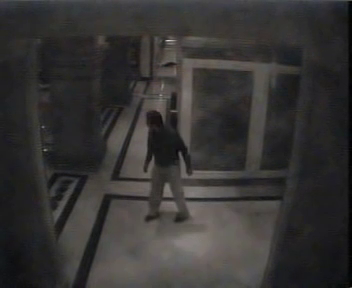
#> input picture frame 25 of videoplayback.mp4, 352 x 288 px
$ python vid.py   (older library calls are emulated)
#> lines starting #> are read from the running program, lines starting #| are printed output that depends on the picture; after the words box and inside, x2 and y2 are one past the last pixel; in counts of white or black regions, pixels touching at a corner belong together
import sys
import cv2
import call
import mailSend
import alert

import numpy as np
class Cctv:

    print("start")

    def __init__(self):
        Cctv.execute()
    def execute():
        cap = cv2.VideoCapture('videoplayback.mp4')
       # cap = cv2.VideoCapture('3.mp4')
        #cap = cv2.VideoCapture('ManWithDog.mp4')

        print("1")
        ret, frame1 = cap.read()
#> frame1 is the input picture: shape (288, 352, 3); mean B, G, R 51.3, 52.2, 53.9
        print("2")
        ret, frame2 = cap.read()
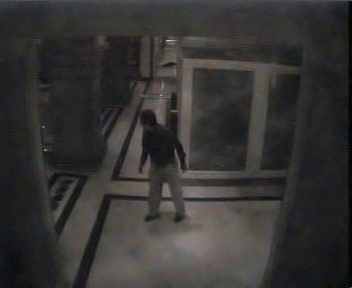
#> input picture frame 26 of videoplayback.mp4, 352 x 288 px
#> frame2 is the input picture: shape (288, 352, 3); mean B, G, R 51.1, 52.1, 53.7
        print("3")
        count = 0
        i=0
        try:
            while cap.isOpened():
                #print("4")
                diff = cv2.absdiff(frame1, frame2)
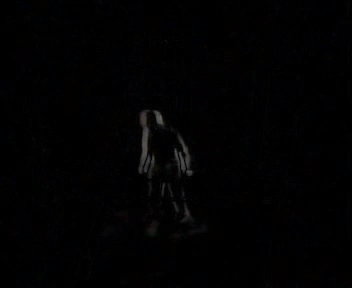
#> diff: shape (288, 352, 3); mean B, G, R 1.9, 1.5, 1.6
                # [4 lines of commented-out code are left out]

                gray = cv2.cvtColor(diff, cv2.COLOR_BGR2GRAY)
                blur = cv2.GaussianBlur(gray, (5,5), 0)
                _, thresh = cv2.threshold(blur, 20,255,cv2.THRESH_BINARY)
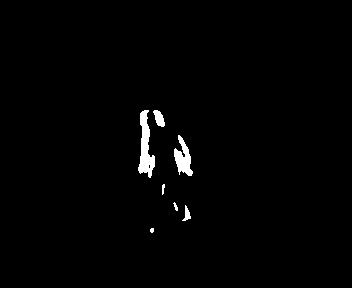
#> thresh: shape (288, 352); 1.3% white; 7 white regions (1 under 20 px), largest, box (x1, y1, x2, y2) and area: (138, 110, 155, 178) 610, (174, 135, 193, 176) 411, (153, 110, 165, 127) 127, (182, 205, 191, 221) 67, (162, 184, 165, 195) 24, (173, 202, 178, 211) 23
                dilated = cv2.dilate(thresh,None,iterations=3)
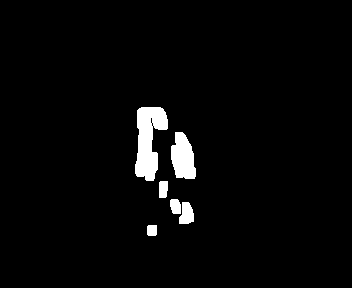
#> dilated: shape (288, 352); 3% white; 6 white regions
                contours, _ = cv2.findContours(dilated, cv2.RETR_TREE, cv2.CHAIN_APPROX_SIMPLE)
#> contours = 8 contours, 2 with area under 20; largest, box (x1, y1, x2, y2) and area: (135, 107, 168, 181) 1437, (171, 132, 196, 179) 814, (179, 202, 194, 224) 222, (170, 199, 181, 214) 122, (159, 181, 168, 198) 120, (147, 225, 157, 236) 88

                for contour in contours:
                    (x, y, w, h) = cv2.boundingRect(contour)

                    if cv2.contourArea(contour) < 700:
                        continue

                    cv2.rectangle(frame1, (x, y), (x+w, y+h), (0, 255, 0), 2)
                    cv2.putText(frame1, "Status: {}".format('Movement'), (10, 20), cv2.FONT_HERSHEY_SIMPLEX,
                                  1, (0, 0, 255), 3)
                    count = count+1
                    if(count == 50):
                        print(count)
                        cv2.imwrite('img'+str(i)+'.jpg',frame1)
                        #mailSend.mSend()
                        #call.calling()
                        alert.makeAlert()

                        i +=1
                        break
#> this loop made 8 passes
#> (x, y, w, h) on passes 1, 2, 3, 4, 7, 8: (147, 225, 10, 11), (179, 202, 15, 22), (170, 199, 11, 15), (159, 181, 9, 17), (151, 122, 3, 5), (150, 117, 3, 7)
#> (x, y, w, h, count) on passes 5 to 6: (171, 132, 25, 47, 1), (135, 107, 33, 74, 2)
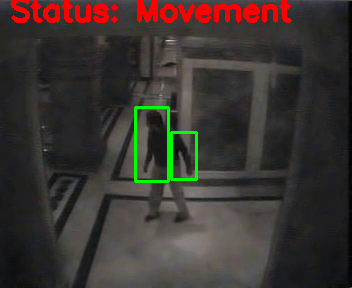
#> frame1: shape (288, 352, 3); 4.11% of pixels changed, all inside (x1, y1, x2, y2) = (11, 0, 292, 183)
#> after the loop, count = 2; i = 0
                    #print(count)

                # cv2.drawContours(frame1, contours, -1, (0, 255, 0), 2)

                cv2.imshow("feed", frame1)
                frame1 = frame2
                ret, frame2 = cap.read()
                if cv2.waitKey(20) == 27:
                    # cv2.destroyAllWindows()
                    # exit()
#> (key Esc is pressed here)
                    print("vijay")
                    break


            cv2.destroyAllWindows()
            print("last")
            cap.release()
        except:
            cv2.destroyAllWindows()
            print("last")
            cap.release()
            #print("error")

           # print("end")
obj = Cctv()

$ run again, starting later in the video
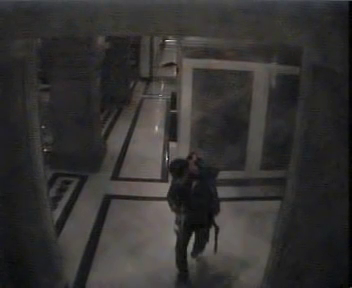
#> input picture frame 113 of videoplayback.mp4, 352 x 288 px
#> in execute, frame1 is the input picture: shape (288, 352, 3); mean B, G, R 49.2, 50.3, 52
#> thresh: shape (288, 352); 2.7% white; 13 white regions (5 under 20 px), largest, box (x1, y1, x2, y2) and area: (164, 203, 223, 279) 1563, (166, 153, 194, 198) 457, (190, 157, 220, 181) 320
#> dilated: shape (288, 352); 5.7% white; 2 white regions
#> contours = 3 contours; box (x1, y1, x2, y2) and area: (161, 150, 241, 282) 6965, (172, 176, 215, 248) 1604, (238, 261, 246, 270) 56
#> the loop in execute, `for contour in contours:` made 3 passes
#> (x, y, w, h, count) on passes 2 to 3: (161, 150, 80, 132, 1), (172, 176, 43, 72, 2)
#> after the loop in execute, `for contour in contours:`:
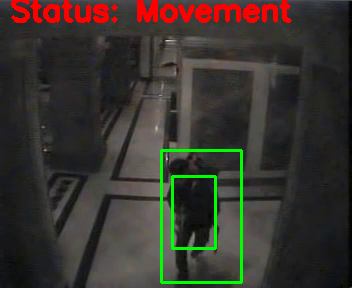
#> frame1: shape (288, 352, 3); 4.99% of pixels changed, all inside (x1, y1, x2, y2) = (11, 0, 292, 284)
#> after the loop in execute, `for contour in contours:`: count = 2; i = 0
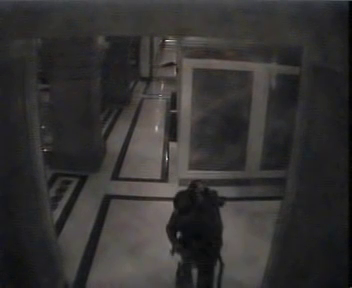
#> input picture frame 115 of videoplayback.mp4, 352 x 288 px
#> in execute, frame2 is the input picture: shape (288, 352, 3); mean B, G, R 49.6, 50.3, 52
